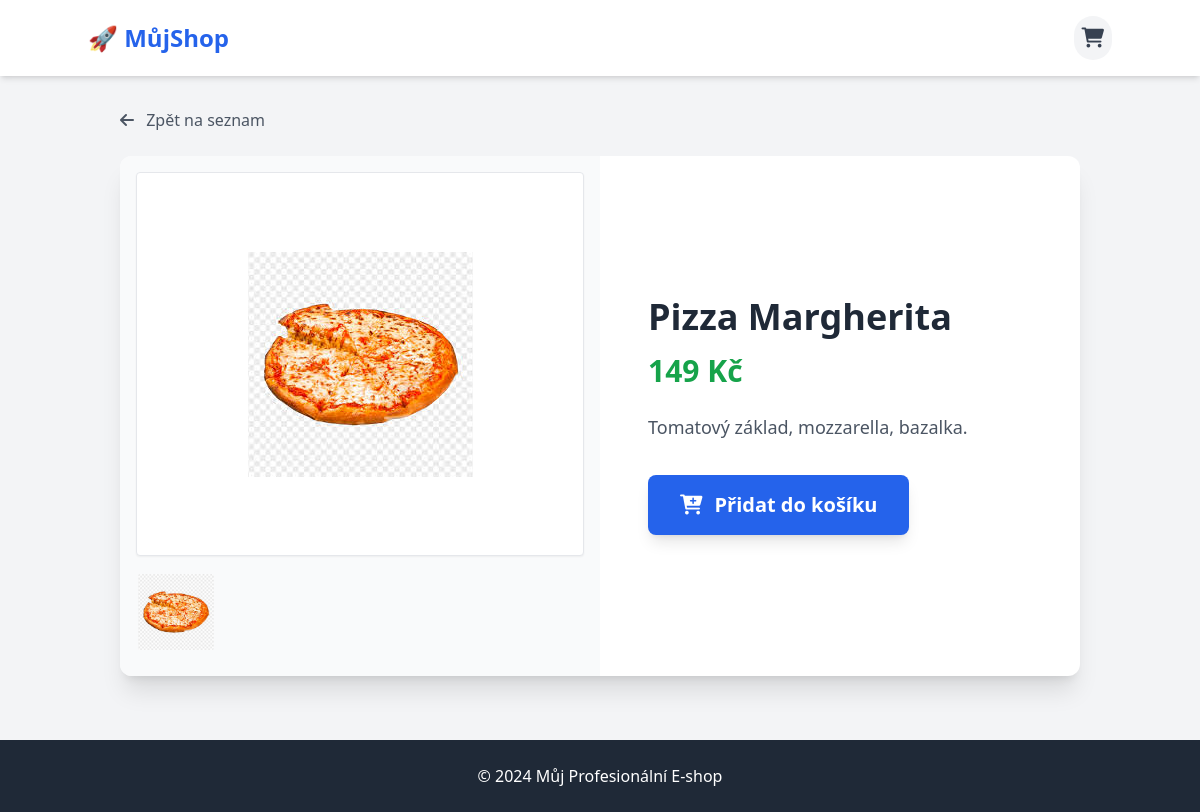
Page /product/1 on the committed database.
### main.py (models this page shows)
class Product(Base):
    __tablename__ = "products"
    id = Column(Integer, primary_key=True, index=True)
    name = Column(String)
    price = Column(Integer)
    original_price = Column(Integer)
    description = Column(String)
    img = Column(String)
    category = Column(String)
    images = relationship("ProductImage", back_populates="product", cascade="all, delete-orphan")

### main.py (the view)
@app.get("/product/{id}", response_class=HTMLResponse)
async def product_detail(request: Request, id: int, db: Session = Depends(get_db)):
    product = db.query(Product).filter(Product.id == id).first()
    cart = json.loads(request.cookies.get("cart", "{}"))
    return templates.TemplateResponse("product_detail.html", {"request": request, "product": product, "cart_count": sum(cart.values())})

### templates/product_detail.html (shortened to what this page needs)
<!DOCTYPE html>
<html lang="cs">
<head>
    <script src="https://cdn.tailwindcss.com"></script>
    <link href="https://cdnjs.cloudflare.com/ajax/libs/font-awesome/6.0.0/css/all.min.css" rel="stylesheet">
</head>
<body class="bg-gray-100 flex flex-col min-h-screen">
    <nav class="bg-white shadow-md p-4 sticky top-0 z-50">
        <div class="container mx-auto flex justify-between items-center">
            <a href="/" class="text-2xl font-bold text-blue-600">🚀 MůjShop</a>
            <a href="/checkout" class="relative bg-gray-100 p-2 rounded-full hover:bg-gray-200 transition">
                <i class="fas fa-shopping-cart text-xl text-gray-700"></i>
            </a>
        </div>
    </nav>
    <div class="container mx-auto p-8 flex-grow">
        <a href="/" class="inline-block mb-6 text-gray-600 hover:text-blue-600 transition">
            <i class="fas fa-arrow-left mr-2"></i> Zpět na seznam
        </a>
        <div class="bg-white rounded-xl shadow-xl overflow-hidden">
            <div class="grid grid-cols-1 md:grid-cols-2">
                <div class="bg-gray-50 p-4">
                    <div class="h-80 md:h-96 flex items-center justify-center bg-white rounded shadow-sm mb-4 border border-gray-200 p-2">
                        <img id="mainImage" src="{{ product.img }}" alt="{{ product.name }}" class="max-w-full max-h-full object-contain">
                    </div>
                    <div class="flex gap-2 overflow-x-auto pb-2">
                        <img src="{{ product.img }}" onclick="changeImage(this.src)" class="w-20 h-20 object-cover rounded border-2 border-transparent hover:border-blue-500 cursor-pointer transition">
                    </div>
                </div>
                <div class="p-8 md:p-12 flex flex-col justify-center">
                    <h1 class="text-4xl font-bold text-gray-800 mb-4">{{ product.name }}</h1>
                    <div class="mb-6">
                        {% if product.original_price > product.price %}
                        <div class="flex items-center gap-2 mb-1">
                            <span class="text-gray-400 line-through text-lg">{{ product.original_price }} Kč</span>
                            <span class="bg-red-100 text-red-600 text-xs font-bold px-2 py-1 rounded">SLEVA</span>
                        </div>
                        <div class="text-4xl text-red-600 font-bold">{{ product.price }} Kč</div>
                        {% else %}
                        <div class="text-3xl text-green-600 font-bold">{{ product.price }} Kč</div>
                        {% endif %}
                    </div>
                    <p class="text-gray-600 text-lg leading-relaxed mb-8">
                        {{ product.description }}
                    </p>
                    <a href="/add_to_cart/{{ product.id }}" class="bg-blue-600 hover:bg-blue-700 text-white text-xl font-bold py-4 px-8 rounded-lg shadow-lg hover:shadow-xl transition transform hover:-translate-y-1 flex items-center justify-center w-fit">
                        <i class="fas fa-cart-plus mr-3"></i> Přidat do košíku
                    </a>
                </div>
            </div>
        </div>
    </div>
    <footer class="bg-gray-800 text-white text-center py-6 mt-8">
        <p>&copy; 2024 Můj Profesionální E-shop</p>
    </footer>
</body>
</html>

### rows in the picture
Product: img (picture), name "Pizza Margherita", price "149", description "Tomatový základ, mozzarella, bazalka."
